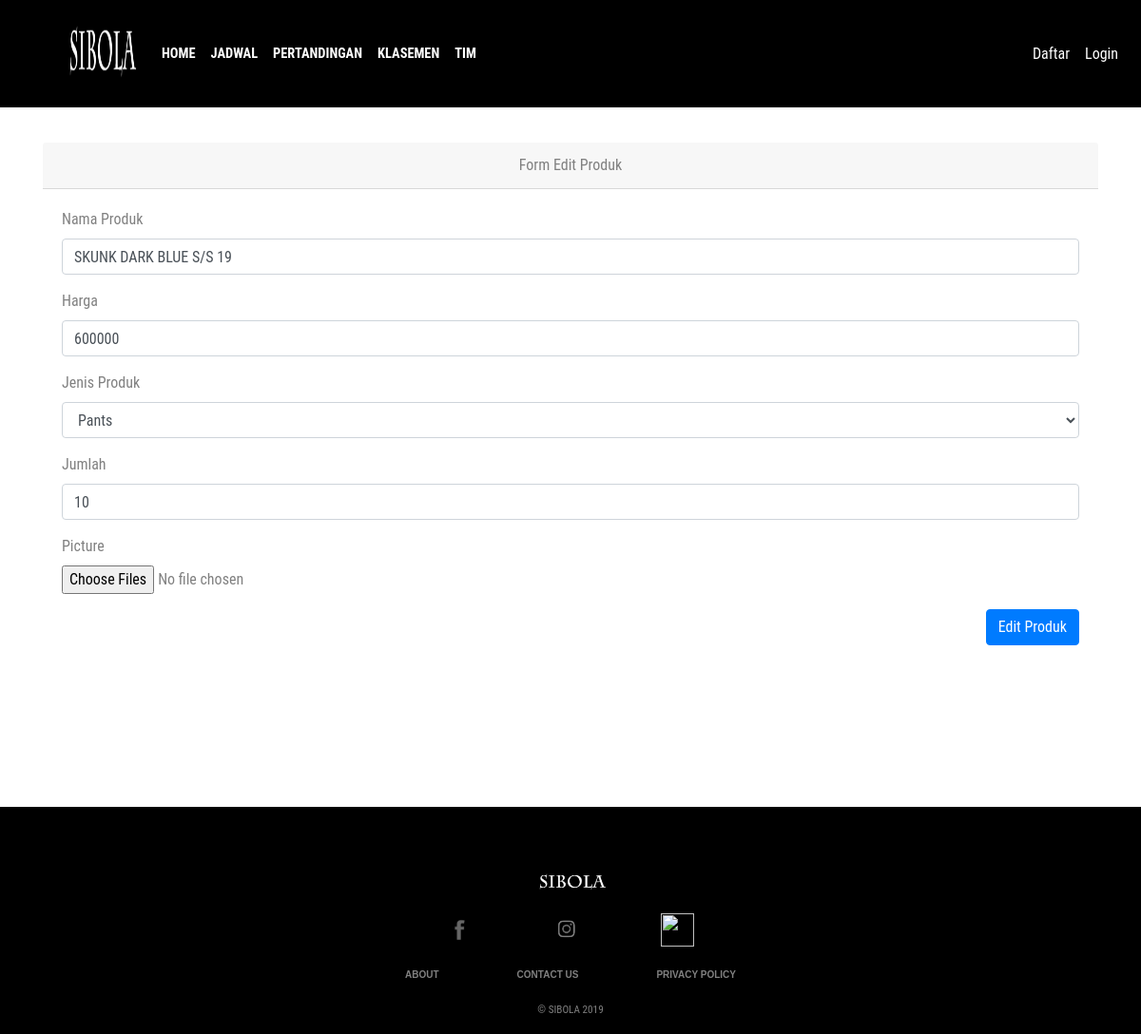
The app's page /produk/edit/24 with its own data.
### tables this page shows
CREATE TABLE `produk` (
  `id` int(5) NOT NULL,
  `nama` varchar(100) NOT NULL,
  `harga` double NOT NULL,
  `jenis` varchar(10) NOT NULL,
  `jumlah` int(5) NOT NULL,
  `img` varchar(100) NOT NULL,
  `img2` varchar(100) NOT NULL
);

### application/controllers/Produk.php (called while the page is built, shortened)
<?php
class Produk extends CI_Controller
{
    public function __construct()
    {
        $this->load->model("Produk_model");
        $this->load->library('form_validation');
    }
    public function edit($id = null)
    {
        $data['judul'] = 'Edit Produk';
        $produk = $this->Produk_model;
        $data["produk"] = $produk->getById($id);
        $this->load->view('templates/Navbar', $data);
        $this->load->view("admin/edit",$data);
        $this->load->view('templates/footer');
    }
}

### index.php (called while the page is built, shortened)
<?php
require_once BASEPATH.'core/CodeIgniter.php';

### application/models/Produk_model.php (called while the page is built, shortened)
<?php defined('BASEPATH') OR exit('No direct script access allowed');
class Produk_model extends CI_Model
{
    private $_table = "produk";
    public function getById($id)
    {
        return $this->db->get_where($this->_table, ["id" => $id])->row();
    }
}

### application/views/admin/edit.php (the view, shortened to what this page needs)
<div class="container" style="margin-top: 150px; margin-bottom: 150px;">
    <div class="row mt-3">
        <div class="col">
            <div class="card">
                <div class="card-header text-center">
                    Form Edit Produk
                </div>
                <div class="card-body">
                    <form action="<?php base_url('Produk/add') ?>" method="post" enctype="multipart/form-data">
                        <div class="form-group">
                            <label for="nama">Nama Produk</label>
                            <input type="text" class="form-control" id="nama" name="nama" value="<?php echo $produk->nama ?>">
                        </div>
                        <div class="form-group">
                            <label for="harga">Harga</label>
                            <input type="text" class="form-control" id="harga" name="harga" value="<?php echo $produk->harga ?>">
                        </div>
                        <div class="form-group">
                            <label for="jenis">Jenis Produk</label>
                            <select class="form-control" id="jenis" name="jenis" value="<?php echo $produk->jenis ?>">
                                <option value="Pants">Pants</option>
                            </select>
                        </div>
                        <div class="form-group">
                            <label for="jumlah">Jumlah</label>
                            <input type="text" class="form-control" id="jumlah" name="jumlah" value="<?php echo $produk->jumlah ?>">
                        </div>
                        <div class="form-group">
                            <label for="img">Picture</label><br>
                            <input type="file" name="userfile[]" multiple="multiple" size="20" required>
                        </div>
                        <button type="submit" name="edit" class="btn btn-primary float-right">Edit Produk</button>
                    </form>
                </div>
            </div>
        </div>
    </div>
</div>

### assets/css/main.css (style rules this page uses)
body { width:100%; height:100%; font-family: 'Roboto Condensed', sans-serif; color: grey; }

### application/views/templates/Navbar.php (style rules this page uses)
.card { border: none; }

### records on screen
produk: nama "SKUNK DARK BLUE S/S 19", harga "600000", jenis "Pants", jumlah "10"
